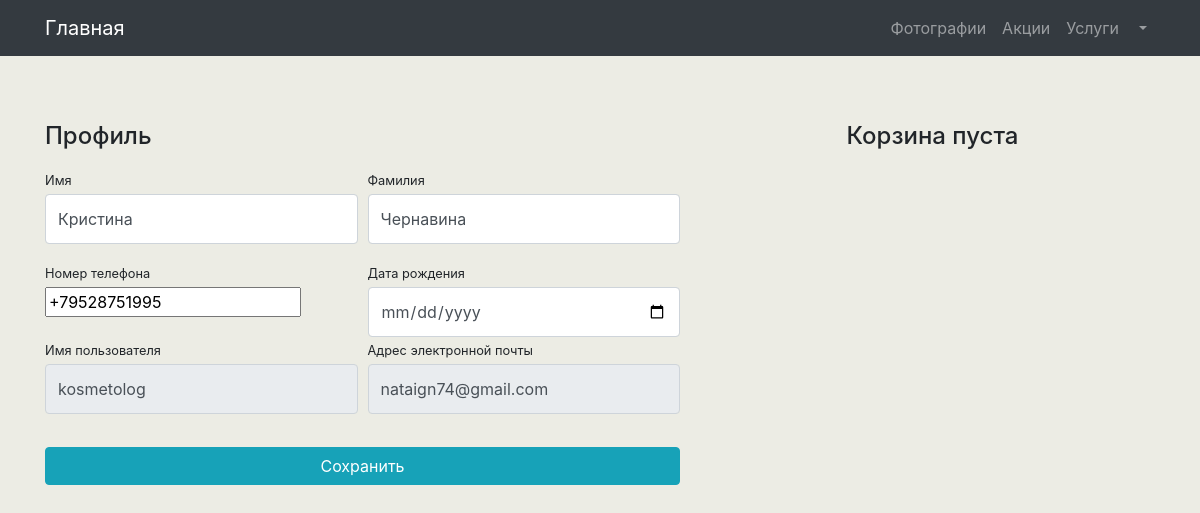
The page /users/profile/ (signed in) on the database its author committed.
### users/models.py (models this page shows)
class User(AbstractUser):
    birth_date = models.DateField(null=True, blank=True)
    phone_number = models.CharField(max_length=16, blank=False)

### users/views.py (the view)
# urls.py: path('profile/', profile, name='profile'),
@login_required
def profile(request):
    if request.method == 'POST':
        form = UserProfileForm(instance=request.user)
        if form.is_valid():
            form.save()
            return HttpResponseRedirect(reverse('users:profile'))
        else:
            print(form.errors)
    else:
        form = UserProfileForm(instance=request.user)
    context = {'title': 'Профиль',
               'form': form,
               'baskets': Basket.objects.filter(user=request.user),
              }
    return render(request, 'users/profile.html', context)

### users/forms.py
class UserProfileForm(UserChangeForm):
    first_name = forms.CharField(widget=forms.TextInput(attrs={
        'class': 'form-control py-4'}))
    last_name = forms.CharField(widget=forms.TextInput(attrs={
        'class': 'form-control py-4'}))
    phone_number = PhoneNumberField(widget=forms.TextInput(attrs={
        'class': 'form-control py-4'}))
    birth_date = forms.DateField(widget=forms.DateInput(attrs={
        'type': 'date', 'class': 'form-control py-4'}))
    username = forms.CharField(widget=forms.TextInput(attrs={
        'class': 'form-control py-4', 'readonly': True}))
    email = forms.CharField(widget=forms.EmailInput(attrs={
        'class': 'form-control py-4', 'readonly': True}))
    class Meta:
        model = User
        fields = ('first_name', 'last_name', 'phone_number', 'birth_date', 'username', 'email')

### users/templates/users/profile.html (shortened to what this page needs)
{% extends 'services/base.html'%}
{% load static %}
{% block css %}
    <link href="{% static 'vendor/css/profile.css' %}" rel="stylesheet">
{% endblock css %}
{% block content %}
    <div class="container">
        <div class="row" style="margin-top: 50px" >
            <div class="col-lg-7">
                <h4 class="mt-3 mb-3">Профиль</h4>
                <form action="{% url 'users:profile' %}" method="post">
                    <div class="form-row">
                        <div class="col-lg-6">
                            <div class="form-group">
                                <label class="small mb-1" for="{{form.first_name.id_for_label}}">Имя</label>
                                {{form.first_name}}
                            </div>
                        </div>
                        <div class="col-lg-6">
                            <div class="form-group">
                                <label class="small mb-1" for="{{ form.last_name.id_for_label}}">Фамилия</label>
                                {{ form.last_name}}
                            </div>
                        </div>
                    </div>
                    <div class="form-row">
                        <div class="col-lg-6">
                            <label class="small mb-1" for="{{ form.phone_number.id_for_label}}">Номер телефона</label>
                            {{ form.phone_number}}
                        </div>
                        <div class="col-lg-6">
                            <label class="small mb-1" for="{{ form.birth_date.id_for_label}}">Дата рождения</label>
                            {{ form.birth_date }}
                        </div>
                    </div>
                    <div class="form-row">
                        <div class="col-lg-6">
                            <label class="small mb-1" for="{{ form.username.id_for_label}}">Имя пользователя</label>
                            {{ form.username}}
                        </div>
                        <div class="col-lg-6">
                            <label class="small mb-1" for="{{ form.email.id_for_label}}">Адрес электронной
                                почты</label>
                            {{ form.email}}
                        </div>
                    </div>
                    <div class="form-row">
                        <div class="col-lg-12" style="margin-top: 33px;">
                            <input class="btn btn-info btn-block" type="submit" value="Сохранить">
                        </div>
                    </div>
                </form>
            </div>
            <div class="col-lg-5">
                {% include 'services/baskets.html' %}
            </div>
        </div>
    </div>
{% endblock %}

### services/templates/services/base.html (style rules this page uses)
body { background-color: #ecece4; }

### rows shown on the page
User: first_name "Кристина", last_name "Чернавина", phone_number "+79528751995", username "kosmetolog", email "nataign74@gmail.com"
